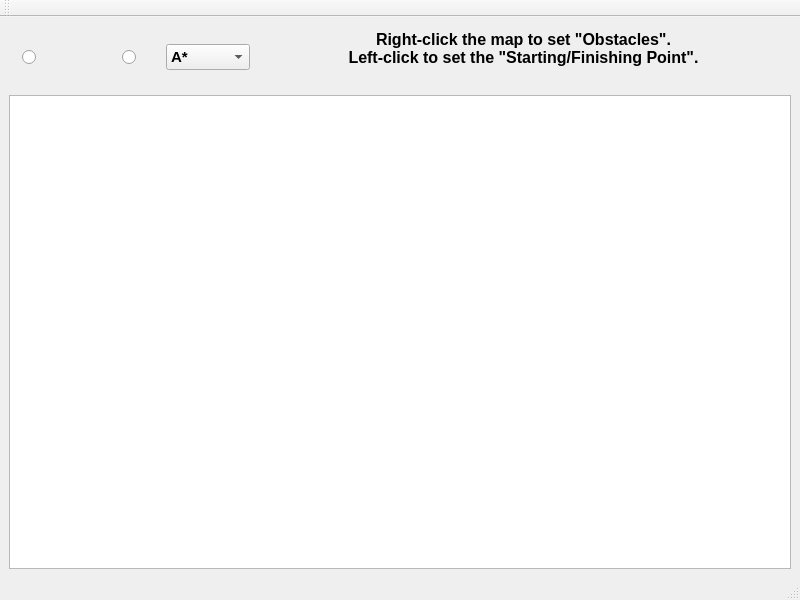
<?xml version="1.0" encoding="UTF-8"?>
<ui version="4.0">
 <class>MainWindow</class>
 <widget class="QMainWindow" name="MainWindow">
  <property name="geometry">
   <rect>
    <x>0</x>
    <y>0</y>
    <width>800</width>
    <height>600</height>
   </rect>
  </property>
  <property name="windowTitle">
   <string>MainWindow</string>
  </property>
  <widget class="QWidget" name="centralwidget">
   <layout class="QVBoxLayout" name="verticalLayout" stretch="1,8">
    <item>
     <layout class="QHBoxLayout" name="horizontalLayout" stretch="0,1,3,1,0,14">
      <property name="bottomMargin">
       <number>0</number>
      </property>
      <item>
       <widget class="QLabel" name="labe_1">
        <property name="sizePolicy">
         <sizepolicy hsizetype="Preferred" vsizetype="Preferred">
          <horstretch>0</horstretch>
          <verstretch>0</verstretch>
         </sizepolicy>
        </property>
        <property name="maximumSize">
         <size>
          <width>50</width>
          <height>50</height>
         </size>
        </property>
        <property name="text">
         <string/>
        </property>
        <property name="pixmap">
         <pixmap resource="images.qrc">:/new/—Pngtree—cartoon check symbol free illustration_4599313.png</pixmap>
        </property>
        <property name="scaledContents">
         <bool>true</bool>
        </property>
       </widget>
      </item>
      <item>
       <widget class="S_checkBox" name="checkBox1">
        <property name="cursor">
         <cursorShape>ForbiddenCursor</cursorShape>
        </property>
        <property name="styleSheet">
         <string notr="true">QRadioButton::indicator:checked

{
	
	
	background-color: qradialgradient(spread:pad, cx:0.5, cy:0.5, radius:1, fx:0.5, fy:0.5, stop:0 rgba(0,200,0,255), stop:0.479904 rgba(0,200,0,255), stop:0.522685 rgba(255, 255, 255, 255), stop:1 rgba(255, 255, 255, 255));
	

	
	
}</string>
        </property>
        <property name="text">
         <string/>
        </property>
        <property name="autoExclusive">
         <bool>false</bool>
        </property>
       </widget>
      </item>
      <item>
       <widget class="QLabel" name="label_2">
        <property name="sizePolicy">
         <sizepolicy hsizetype="Preferred" vsizetype="Preferred">
          <horstretch>0</horstretch>
          <verstretch>0</verstretch>
         </sizepolicy>
        </property>
        <property name="maximumSize">
         <size>
          <width>50</width>
          <height>50</height>
         </size>
        </property>
        <property name="text">
         <string/>
        </property>
        <property name="pixmap">
         <pixmap resource="images.qrc">:/new/—Pngtree—flags and pennants_785825.png</pixmap>
        </property>
        <property name="scaledContents">
         <bool>true</bool>
        </property>
       </widget>
      </item>
      <item>
       <widget class="F_checkBox" name="checkBox2">
        <property name="cursor">
         <cursorShape>ForbiddenCursor</cursorShape>
        </property>
        <property name="styleSheet">
         <string notr="true">QRadioButton::indicator:checked
{
	
	
	background-color: qradialgradient(spread:pad, cx:0.5, cy:0.5, radius:1, fx:0.5, fy:0.5, stop:0 rgba(0,200,0,255), stop:0.479904 rgba(0,200,0,255), stop:0.522685 rgba(255, 255, 255, 255), stop:1 rgba(255, 255, 255, 255));
	

	
	
}</string>
        </property>
        <property name="text">
         <string/>
        </property>
        <property name="autoExclusive">
         <bool>false</bool>
        </property>
       </widget>
      </item>
      <item>
       <widget class="QComboBox" name="comboBox">
        <property name="sizePolicy">
         <sizepolicy hsizetype="Minimum" vsizetype="Fixed">
          <horstretch>0</horstretch>
          <verstretch>9</verstretch>
         </sizepolicy>
        </property>
        <property name="font">
         <font>
          <pointsize>11</pointsize>
          <weight>75</weight>
          <bold>true</bold>
         </font>
        </property>
        <property name="editable">
         <bool>false</bool>
        </property>
        <property name="currentText">
         <string>A*</string>
        </property>
        <item>
         <property name="text">
          <string>A*</string>
         </property>
        </item>
        <item>
         <property name="text">
          <string>Dijkstra</string>
         </property>
        </item>
        <item>
         <property name="text">
          <string>BFS</string>
         </property>
        </item>
       </widget>
      </item>
      <item>
       <widget class="pushButton" name="pushButton1">
        <property name="sizePolicy">
         <sizepolicy hsizetype="Preferred" vsizetype="Preferred">
          <horstretch>0</horstretch>
          <verstretch>0</verstretch>
         </sizepolicy>
        </property>
        <property name="font">
         <font>
          <pointsize>12</pointsize>
          <weight>75</weight>
          <italic>false</italic>
          <bold>true</bold>
          <underline>false</underline>
          <strikeout>false</strikeout>
          <kerning>true</kerning>
         </font>
        </property>
        <property name="cursor">
         <cursorShape>ForbiddenCursor</cursorShape>
        </property>
        <property name="layoutDirection">
         <enum>Qt::RightToLeft</enum>
        </property>
        <property name="text">
         <string>Right-click the map to set &quot;Obstacles&quot;.
Left-click to set the &quot;Starting/Finishing Point&quot;.
</string>
        </property>
        <property name="checkable">
         <bool>false</bool>
        </property>
        <property name="flat">
         <bool>true</bool>
        </property>
       </widget>
      </item>
     </layout>
    </item>
    <item>
     <widget class="graphicsView" name="graphicsView1">
      <property name="toolTip">
       <string comment="&quot;Note: To reset, click the icon again.&quot;" extracomment="&quot;Note: To reset, click the icon again.&quot;">&quot;Note: To reset, click the icon again.&quot;</string>
      </property>
      <property name="toolTipDuration">
       <number>5</number>
      </property>
      <property name="statusTip">
       <string comment="&quot;Note: To reset, click the icon again.&quot;" extracomment="&quot;Note: To reset, click the icon again.&quot;">&quot; - Note : To reset, click the icon again.&quot;</string>
      </property>
      <property name="whatsThis">
       <string/>
      </property>
     </widget>
    </item>
   </layout>
  </widget>
  <widget class="QMenuBar" name="menubar">
   <property name="geometry">
    <rect>
     <x>0</x>
     <y>0</y>
     <width>800</width>
     <height>21</height>
    </rect>
   </property>
  </widget>
  <widget class="QStatusBar" name="statusbar"/>
  <widget class="QToolBar" name="toolBar">
   <property name="windowTitle">
    <string>toolBar</string>
   </property>
   <attribute name="toolBarArea">
    <enum>TopToolBarArea</enum>
   </attribute>
   <attribute name="toolBarBreak">
    <bool>false</bool>
   </attribute>
  </widget>
 </widget>
 <customwidgets>
  <customwidget>
   <class>graphicsView</class>
   <extends>QGraphicsView</extends>
   <header>graphicsview.h</header>
   <slots>
    <signal>flagChanged(bool,bool)</signal>
   </slots>
  </customwidget>
  <customwidget>
   <class>S_checkBox</class>
   <extends>QRadioButton</extends>
   <header>s_checkbox.h</header>
  </customwidget>
  <customwidget>
   <class>F_checkBox</class>
   <extends>QRadioButton</extends>
   <header>f_checkbox.h</header>
  </customwidget>
  <customwidget>
   <class>pushButton</class>
   <extends>QPushButton</extends>
   <header>pushbutton.h</header>
  </customwidget>
 </customwidgets>
 <resources>
  <include location="images.qrc"/>
 </resources>
 <connections/>
</ui>
